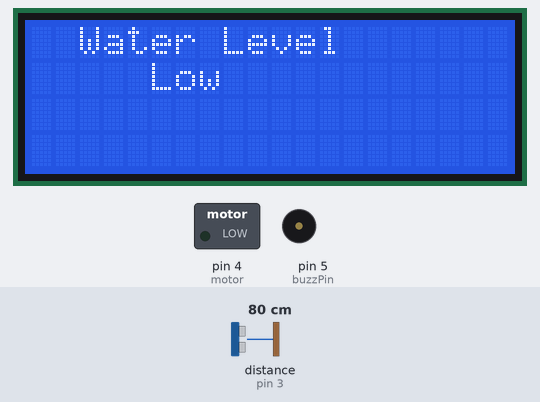
The sketch below on a simulated Arduino Uno, built with avr-gcc and run on an emulated ATmega328P. On the bench: 20×4 character LCD, switched loads named in the sketch (green lamp = pin HIGH), buzzer (waves = sounding, pin HIGH). Wiring (inferred from the names in the program): ultrasonic range finder: trigger pin 2; echo pin 3. The test bench sets the inputs (shaded band); at power-on: distance to the obstacle (sensor on pin 3) 80 cm. The echo pulse lasts 58.3 µs per cm; pins used as bus, display or sensor lines are not drawn; what the sketch prints to the serial monitor is not drawn.

Above: at 2.3 s.
2.4 s: distance to the obstacle (sensor on pin 3) set to 26 cm
At 2.66 s:
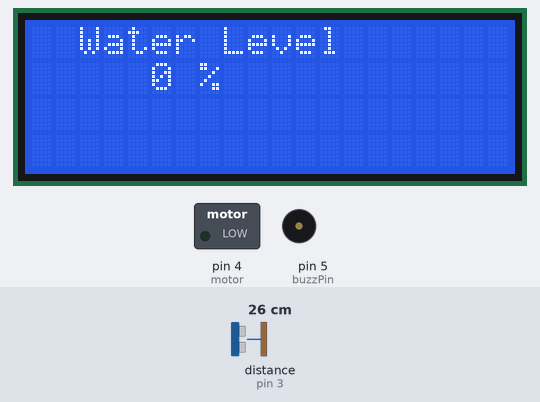
7.1 s: distance to the obstacle (sensor on pin 3) set to 20 cm
At 8.4 s:
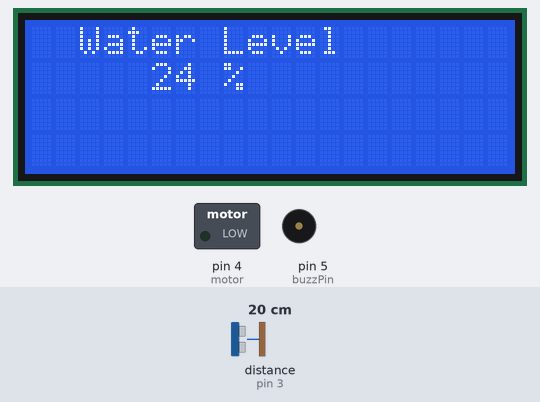
9.4 s: distance to the obstacle (sensor on pin 3) set to 5 cm
11.2 s: distance to the obstacle (sensor on pin 3) set to 2 cm
At 12.0 s:
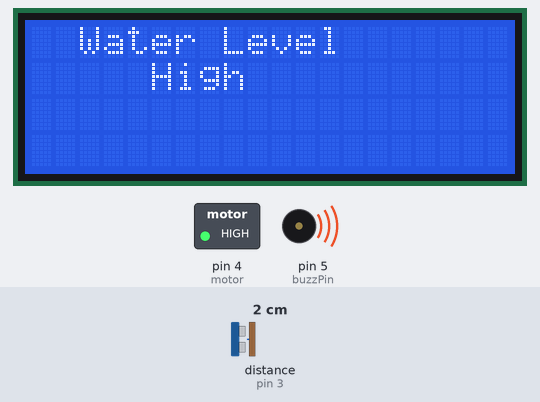
18.8 s: distance to the obstacle (sensor on pin 3) set to 9 cm
At 20.2 s:
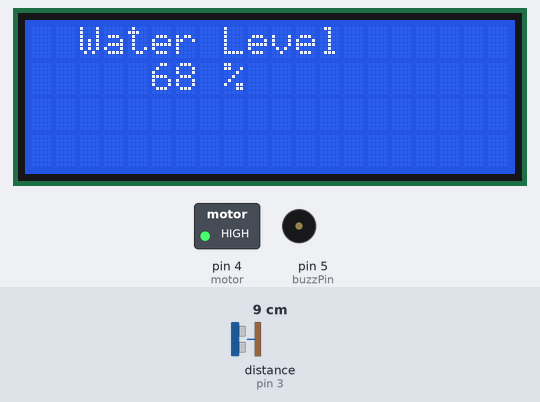
Timing chart, 0 to 21.8 s (numbered marks = the images above; inputs shaded):
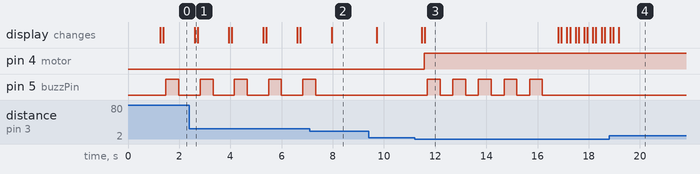

Measured:
- the behaviour switches between 24 and 23 cm on distance to the obstacle (sensor on pin 3) (found by bisection; images 1 and 2)
- the behaviour switches between 4 and 3 cm on distance to the obstacle (sensor on pin 3) (found by bisection; images 2 and 3)
- after the input at 2.4 s, the display: changes after 0.20 s (image 1)
- after the input at 7.1 s, pin 5 (buzzPin): goes on until 7.3 s, then stays LOW
- after the input at 11.2 s, pin 4 (motor): LOW → HIGH after 0.37 s; pin 5 (buzzPin): alternates HIGH for 0.50 s and LOW for 0.50 s, 10 changes in all, then stays LOW, starting after 0.49 s; the display: first changes after 0.27 s (image 3 shows a later state)
- after the input at 18.8 s, the display: first differs from a run without the input after 0.38 s (image 4)
- by itself, pin 5 (buzzPin): alternates HIGH for 0.50 s and LOW for 0.84 s

The sketch:

WaterLevel.ino
```cpp
#include <SPI.h>
#include <Wire.h>
#include <LiquidCrystal_I2C.h>

LiquidCrystal_I2C lcd(0x27, 20, 4);

#define echoPin 3 // attach pin D2 Arduino to pin Echo of HC-SR04
#define trigPin 2 //attach pin D3 Arduino to pin Trig of HC-SR04
#define buzzPin 5


long duration;
int distance;
int height = 25;
int marginH = 90;
int marginL = 10;
int motor = 4;
int status=0;

void setup()
{ pinMode(trigPin, OUTPUT);
  pinMode(echoPin, INPUT);
  pinMode(buzzPin, OUTPUT);
  pinMode(motor,   OUTPUT);
  Serial.begin(9600);
  lcd.init();
  lcd.init();
  lcd.backlight();
  lcd.setCursor(1, 0);
  lcd.print("Initiating...");
  delay(1000);
}

int distance_cal() {
  // Clears the trigPin condition
  digitalWrite(trigPin, LOW);
  delayMicroseconds(2);
  // Sets the trigPin HIGH (ACTIVE) for 10 microseconds
  digitalWrite(trigPin, HIGH);
  delayMicroseconds(10);
  digitalWrite(trigPin, LOW);
  // Reads the echoPin, returns the sound wave travel time in microseconds
  duration = pulseIn(echoPin, HIGH);
  // Calculating the distance
  distance = duration * 0.034 / 2; // Speed of sound wave divided by 2 (go and back)
  // Displays the distance on the Serial Monitor

  Serial.print(distance);
  Serial.println(" cm");
  delay(100);
  return distance;
}

void buzz(){
  digitalWrite(buzzPin,HIGH);
  delay(500);
  digitalWrite(buzzPin,LOW);
  delay(500);
  }

void loop(){
  Serial.println(status);
  int waterL = height - distance_cal();
  int precentage = waterL * 100 / height ;

  lcd.clear();
  lcd.setCursor(2, 0);
  lcd.print("Water Level");
  lcd.setCursor(5, 1);
  lcd.print(String(precentage) + " %");
  delay(100);
  if (precentage <= marginL) {
    digitalWrite(motor,LOW);
    lcd.clear();
    lcd.setCursor(2, 0);
    lcd.print("Water Level");
    lcd.setCursor(5, 1);
    lcd.print("Low");
    delay(100);
    buzz();
    status=0;

  }
  if (precentage >= marginH ) {
    digitalWrite(motor,HIGH);
    lcd.clear();
    lcd.setCursor(2, 0);
    lcd.print("Water Level");
    lcd.setCursor(5, 1);
    lcd.print("High");
    delay(100);
    if(status==0){
      for(int i=0;i<5;i++){
    buzz();}
    status=1;}

}
}
```
